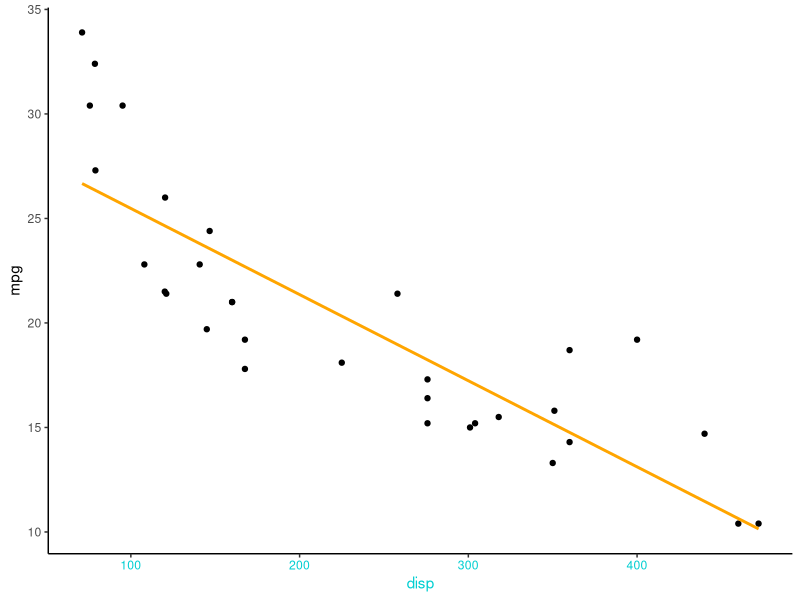
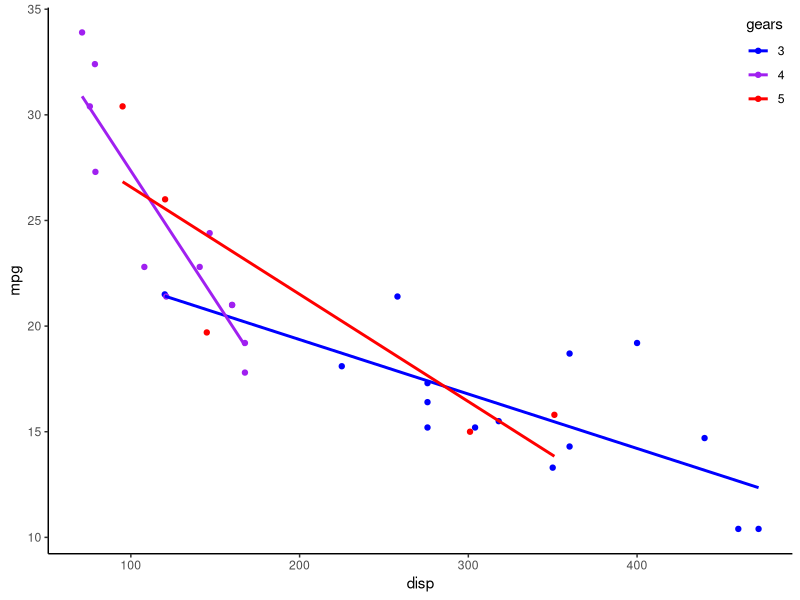
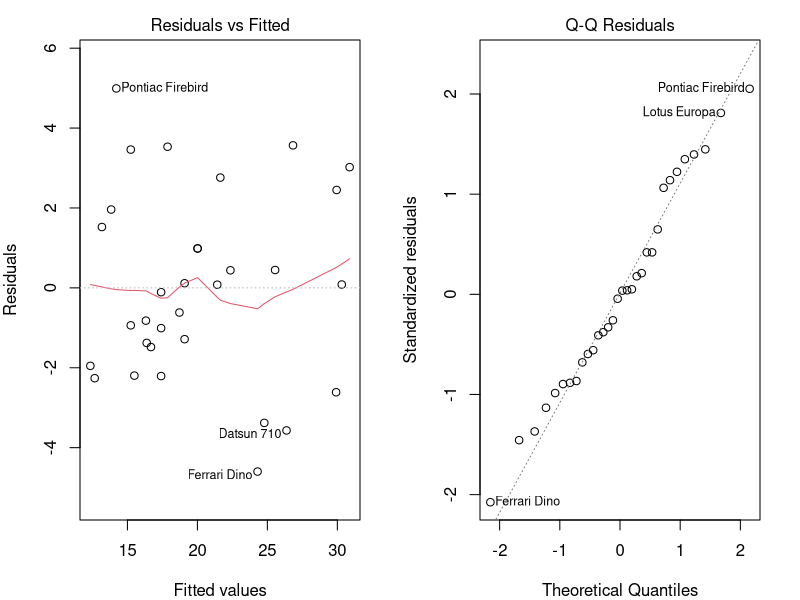
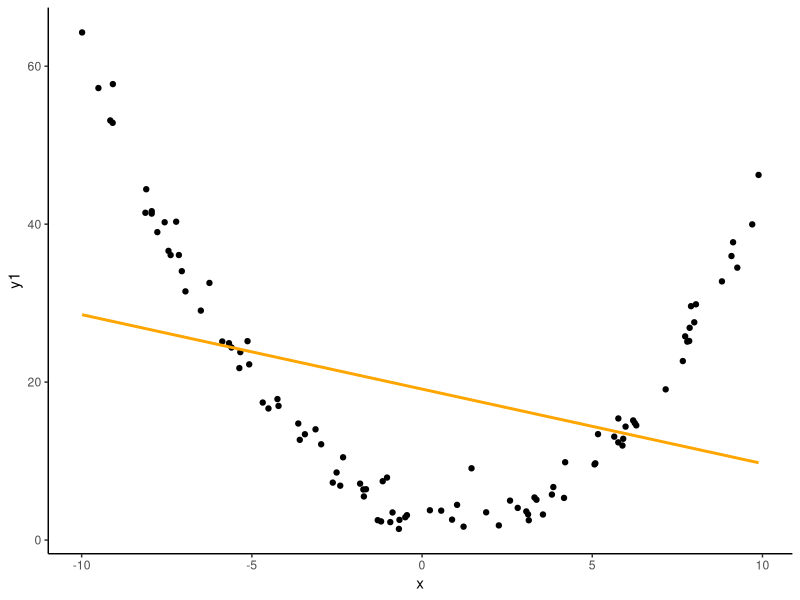
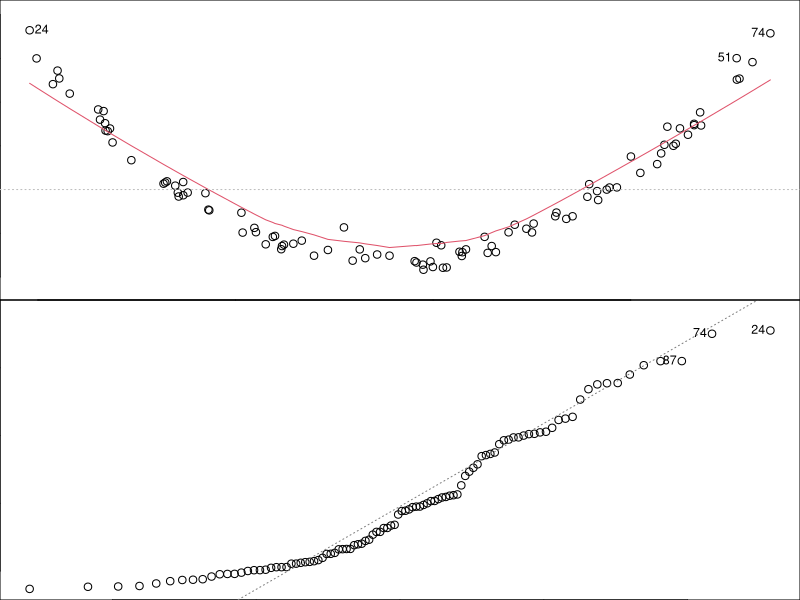

Reproduce these figures in R, in order.
## ---- chunk 1
knitr::opts_chunk$set(echo = FALSE)
library(tidyverse)
theme_set(theme_classic())
library(ggpubr)

set.seed(123)

#Functions
logit <- function(x) log(x/(1-x))
invLogit <- function(x) exp(x)/(1+exp(x))

#Plots of mtcars data
#Continuous
p1 <- ggplot(arrange(mtcars,disp),aes(x=disp,y=mpg))+geom_point()+geom_smooth(formula=y~x,method='lm',se=FALSE,col='orange')

#Interaction
p3 <- ggplot(mtcars,aes(x=disp,y=mpg,col=factor(gear)))+geom_point()+labs(col='gears')+
  geom_smooth(formula=y~x,method='lm',se=FALSE)+
  scale_colour_manual(values=c('blue','purple','red'))+theme(legend.justification=c(1,1), legend.position=c(1,1))

#Fit models for later use
modp1 <- lm(mpg~disp,data=arrange(mtcars,disp))
modp3 <- lm(mpg~disp*factor(gear),data=mtcars)

#Generate data that violate lm assumptions:
n <- 100
x <- runif(n,-10,10)
yhat <- 3 - 1*x #Expected value
y0 <- yhat + rnorm(n,0,2) #OK
y1 <- yhat + 0.5*x^2 + rnorm(n,0,2) #Polynomial function
y2 <- rpois(n,exp(yhat))  #Poisson process
y3 <- rbinom(n,1,invLogit(yhat))  #Binomial process
y4 <- yhat + rexp(n,0.5) #Exponential residuals
y5 <- yhat + rnorm(n,0,exp(0.5+0.15*x)) #Non-constant variance
d1 <- data.frame(x,yhat,y0,y1,y2,y3,y4,y5)

## ---- chunk 2
meanDisp <- mean(mtcars$disp) #Mean displacement
y_meanDisp <- coef(modp1) %*% c(1,meanDisp) #Predicted y at mean displacement
b0Lab <- paste('b[0] == ',round(coef(modp1)[1],3))
b1Lab <- paste('b[1] == ',round(coef(modp1)[2],3)) 

p1 + theme(axis.title.x.bottom=element_text(colour='darkturquoise'),axis.text.x.bottom=element_text(colour='darkturquoise'))
## ---- chunk 3
p3
## ---- chunk 4
mod1 <- lm(mpg~disp*factor(gear),data=mtcars)
par(mfrow=c(1,2),mar=c(3,3,1,1)+1)
plot(mod1, which=c(1,2))
## ---- chunk 5
ggplot(d1,aes(x,y1))+geom_point()+geom_smooth(method='lm',se=FALSE,formula=y~x,col='orange')
## ---- chunk 6
par(mfrow=c(2,1),mar=c(0,0,0,0))
m1 <-lm(y1~x,data=d1) 
plot(m1, which=c(1,2),caption='',cex.axis=1e-5,tck=0)
